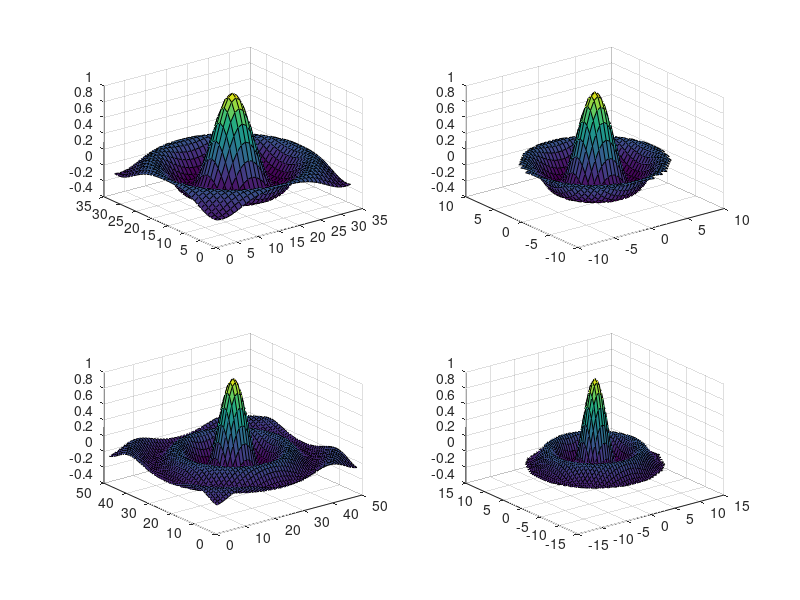

This figure's MATLAB source:
subplot(2,2,1);
[x,y] = meshgrid(-8:0.5:8);
r = sqrt(x.^2+y.^2)+eps;
z = sin(r)./r;
surf(z)

subplot(2,2,2);
[row,col] = find((x.^2+y.^2)>70);
for n = 1:length(row)
z(row(n),col(n)) = NaN;
end
surf(x,y,z);

subplot(2,2,3);
[x,y] = meshgrid(-12:0.5:12);
r = sqrt(x.^2+y.^2)+eps;
z = sin(r)./r;
surf(z)

subplot(2,2,4);
 [row,col] = find((x.^2+y.^2)>130);
for n = 1:length(row)
z(row(n),col(n)) = NaN;
end
surf(x,y,z);

